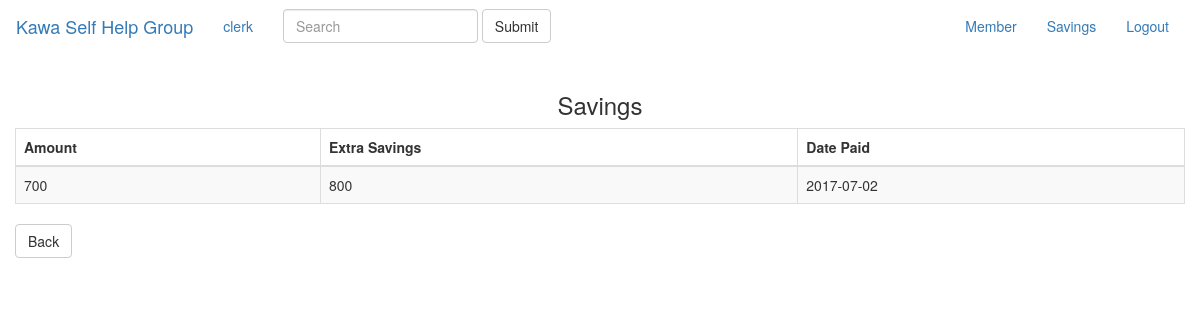
/Savings/read_savings.php?id=13 (signed in), run on the app's committed database.
### tables this page shows
CREATE TABLE `savings` (
  `id` int(11) NOT NULL,
  `member_id` int(11) DEFAULT NULL,
  `amount_saved` varchar(30) NOT NULL,
  `extra_savings` varchar(30) NOT NULL,
  `date_paid` date DEFAULT NULL,
  `date_recorded` timestamp NOT NULL DEFAULT CURRENT_TIMESTAMP ON UPDATE CURRENT_TIMESTAMP
);

### Savings/read_savings.php (the view, shortened to what this page needs)
<?php include('../header/body_layout.php');?>
<div class="container">
  <div class="row">
    <h3 align="center">Savings</h3>
</div>
<div class="row">
    <table class="table table-striped table-bordered">
      <thead>
        <tr>
          <th>Amount</th>
          <th>Extra Savings</th>
          <th>Date Paid</th>
      </tr>
  </thead>
  <tbody>
    <?php
    $id = null;
    if ( !empty($_GET['id'])) {
      $id = $_REQUEST['id'];
  }
  if ( null==$id ) {
      header("Location: index.php");
  } else {
    $pdo = Database::connect();
    $id = (int)$_GET['id'];
    $sql = "SELECT * FROM savings where member_id = $id";
    foreach ($pdo->query($sql) as $row) {
        echo '<tr>';
        echo '<td>' . $row['amount_saved'] . '</td>';
        echo '<td>' . $row['extra_savings'] . '</td>';
        echo '<td>' . $row['date_paid'] . '</td>';
    }
}
?>
</tbody>
</table>
<div class="form-actions">
    <a class="btn btn-default" href="index.php">Back</a>
</div>
</div>
  </div>

### data on the page
savings: amount_saved "700", extra_savings "800", date_paid "2017-07-02"

### other printed values
$title "Kawa Self Help Group"
$_SESSION["username"] "clerk"
